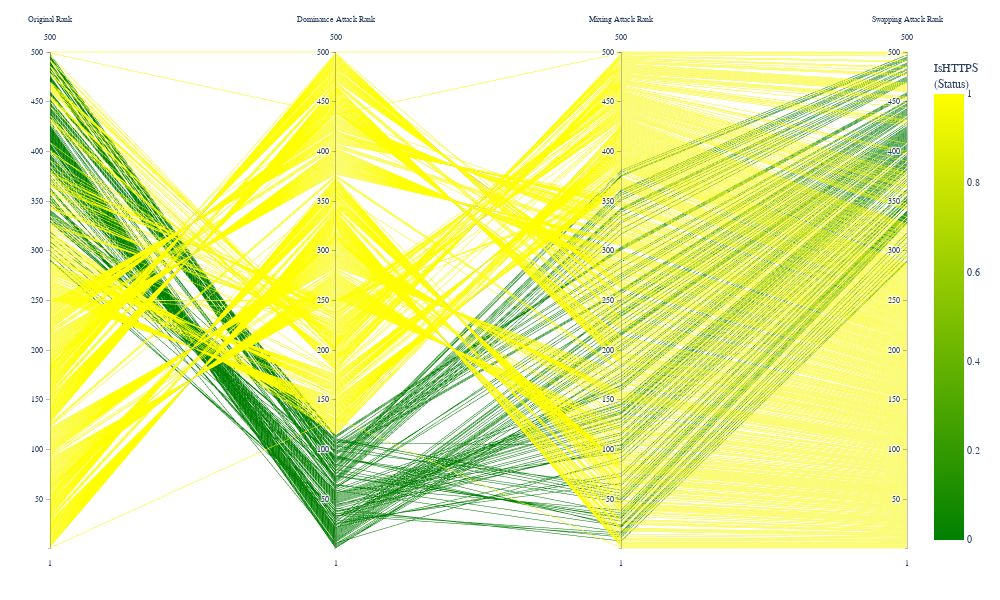

Here is the notebook cell this chart was saved with:
### Code cell
print("\nGenerating ID rank change visualization...")
fig_ranks = visualize_all_attack_ranks_parallel_coords(
        x_test=x_test,
        base_model=model,
        protected_feature=protected_feature,
        superior_outcome_value=1,
        sample_size=500
    )
fig_ranks.show()

### Figure 1 — Plotly figure (JSON) as saved in the notebook; plotly's stock layout.template omitted (floating-point values rounded to 4 significant figures; data arrays with more than 128 entries replaced by an {"elided": "..."} marker saying what was removed)
{"data": [{"dimensions": [{"label": "Original Rank", "range": [1, 500], "values": {"elided": "500 int values"}}, {"label": "Dominance Attack Rank", "range": [1, 500], "values": {"elided": "500 int values"}}, {"label": "Mixing Attack Rank", "range": [1, 500], "values": {"elided": "500 int values"}}, {"label": "Swapping Attack Rank", "range": [1, 500], "values": {"elided": "500 int values"}}], "line": {"cmax": 1, "cmin": 0, "color": {"elided": "500 int values"}, "colorbar": {"title": {"text": "IsHTTPS<br>(Status)"}}, "colorscale": [[0, "green"], [1, "yellow"]], "showscale": true}, "type": "parcoords"}], "layout": {"font": {"family": "Arial, sans-serif", "size": 10}, "height": 600, "hovermode": "closest", "margin": {"b": 50, "l": 50, "r": 50, "t": 50}, "paper_bgcolor": "white", "plot_bgcolor": "white", "width": 1000}}
